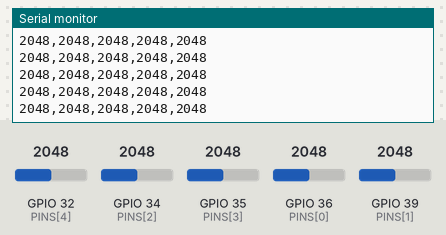
Simulated run of this sketch. Board: ESP32. Parts: the last lines printed to the serial monitor. Inputs (shaded band) come from the test bench; at power-on: GPIO 32 (PINS[4]) = 2048, GPIO 34 (PINS[2]) = 2048, GPIO 35 (PINS[3]) = 2048, GPIO 36 (PINS[0]) = 2048, GPIO 39 (PINS[1]) = 2048 (analog values on the 0–4095 scale). WiFi joins after 1.5 s; servers stay silent unless stated.

Above: at 1.2 s.
1.3 s: GPIO 32 (PINS[4]) set to 2866
At 1.33 s:
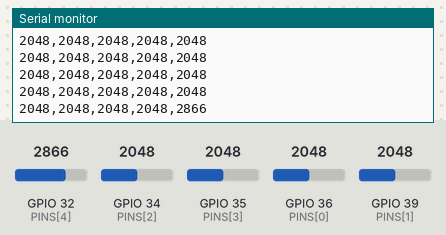
2.8 s: GPIO 34 (PINS[2]) set to 2866
At 2.83 s:
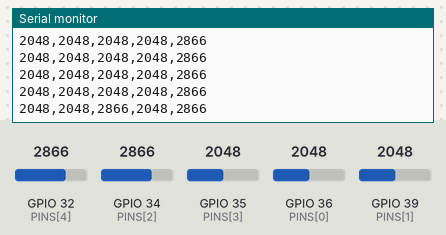
4.3 s: GPIO 35 (PINS[3]) set to 2866
At 4.34 s:
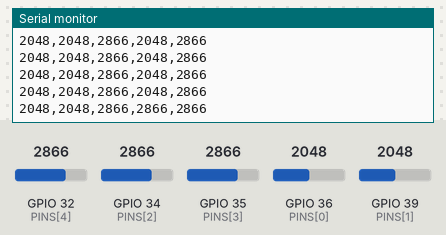
5.8 s: GPIO 36 (PINS[0]) set to 2866
At 5.84 s:
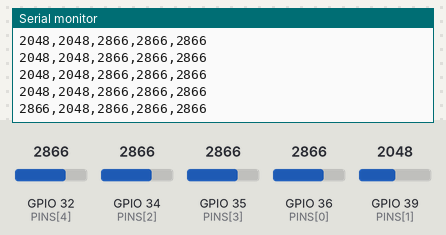
7.3 s: GPIO 39 (PINS[1]) set to 2866
At 7.34 s:
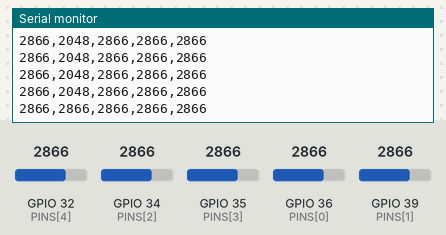
8.8 s: GPIO 32 (PINS[4]) set to 3972
At 8.84 s:
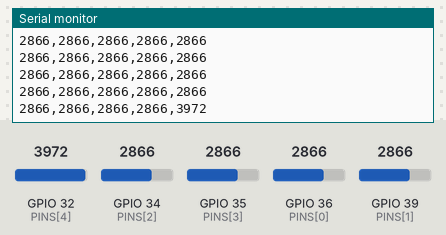
Timing chart, 0 to 11.3 s (numbered marks = the images above; inputs shaded):
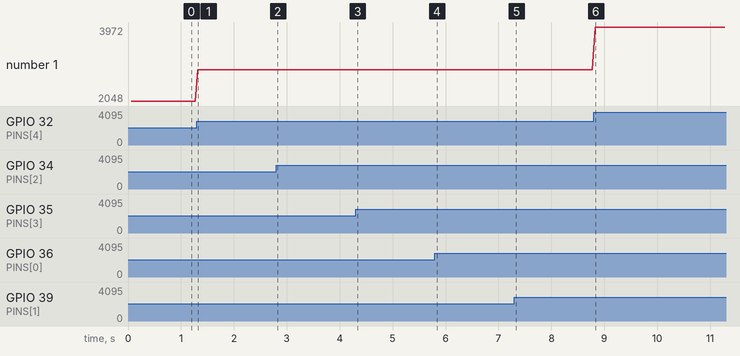

The sketch:

dome_sensor_esp32_to_r4.ino
```cpp
/*
  =============================================================================
  ESP32 DOME SENSOR <-> WEBSITE <-> ARDUINO UNO R4 WIFI (BIDIRECTIONAL BRIDGE)
  =============================================================================
  1. Reads 5 photodiodes on ESP32 ADC1 pins (36, 39, 34, 35, 32) -> sends
     S1,S2,S3,S4,S5\n to both USB Serial (Website) and Wi-Fi UDP (UNO R4 WiFi).
  2. Reads manual servo commands (CMD:MANUAL,base,tilt or CMD:AUTO) sent from
     the Website over USB Serial and immediately forwards them over Wi-Fi UDP
     to the Arduino UNO R4 WiFi!
  =============================================================================
*/

#include <WiFi.h>
#include <WiFiUdp.h>

const char* AP_SSID = "DomeTracker_R4";
const char* AP_PASS = "solar1234";
const uint16_t R4_UDP_PORT = 4210;

WiFiUDP udp;

const int N = 5;
const int PINS[N] = {36, 39, 34, 35, 32}; // S1 Top, S2 N, S3 E, S4 S, S5 W
const int OVERSAMPLE = 16;
const unsigned long PERIOD_MS = 50;       // 20 Hz sensor stream
unsigned long lastWifiRetry = 0;

String webCmdBuf = "";

void connectToArduinoWiFi() {
  WiFi.mode(WIFI_STA);
  WiFi.setSleep(false); // Keep UDP latency low for manual servo jogging
  WiFi.setAutoReconnect(true);
  WiFi.begin(AP_SSID, AP_PASS);
}

void sendUdpToR4(const char* payload) {
  if (WiFi.status() == WL_CONNECTED) {
    IPAddress r4Ip = WiFi.gatewayIP();
    udp.beginPacket(r4Ip, R4_UDP_PORT);
    udp.print(payload);
    udp.print('\n');
    udp.endPacket();
  }
}

void setup() {
  Serial.begin(115200);

  analogReadResolution(12);
  for (int i = 0; i < N; i++) {
    pinMode(PINS[i], INPUT);
    analogSetPinAttenuation(PINS[i], ADC_11db);
  }

  connectToArduinoWiFi();
  udp.begin(4211);

  Serial.println("# ESP32 Dome Sensor + Web Servo Bridge ready");
}

void loop() {
  // 1. Forward any Website Servo Commands (CMD:MANUAL,... / CMD:AUTO) to R4 immediately!
  while (Serial.available() > 0) {
    char c = (char)Serial.read();
    if (c == '\n' || c == '\r') {
      webCmdBuf.trim();
      if (webCmdBuf.startsWith("CMD:")) {
        sendUdpToR4(webCmdBuf.c_str());
      }
      webCmdBuf = "";
    } else if (webCmdBuf.length() < 96) {
      webCmdBuf += c;
    } else {
      webCmdBuf = "";
    }
  }

  // 2. Auto-reconnect Wi-Fi if UNO R4 WiFi booted later or reset
  if (WiFi.status() != WL_CONNECTED && millis() - lastWifiRetry >= 4000) {
    lastWifiRetry = millis();
    WiFi.disconnect();
    WiFi.begin(AP_SSID, AP_PASS);
  }

  // 3. Sample & transmit 5 photodiode channels at 20 Hz
  static unsigned long lastSend = 0;
  if (millis() - lastSend < PERIOD_MS) return;
  lastSend = millis();

  uint32_t v[N];
  for (int i = 0; i < N; i++) {
    uint32_t sum = 0;
    for (int k = 0; k < OVERSAMPLE; k++) {
      sum += analogRead(PINS[i]);
    }
    v[i] = sum / OVERSAMPLE;
  }

  char line[64];
  snprintf(line, sizeof(line), "%lu,%lu,%lu,%lu,%lu",
           (unsigned long)v[0], (unsigned long)v[1], (unsigned long)v[2],
           (unsigned long)v[3], (unsigned long)v[4]);

  Serial.println(line);
  sendUdpToR4(line);
}
```

Measured:
- after the input at 1.3 s, the serial monitor: prints a new line at once (image 1)
- after the input at 2.8 s, the serial monitor: prints a new line at once (image 2)
- after the input at 4.3 s, the serial monitor: prints a new line at once (image 3)
- after the input at 5.8 s, the serial monitor: prints a new line at once (image 4)
- after the input at 7.3 s, the serial monitor: prints a new line at once (image 5)
- after the input at 8.8 s, the serial monitor: prints a new line at once (image 6)
- plotted number 1: 2048 → 2866 after the input at 1.3 s, 2866 → 3972 after the input at 8.8 s
